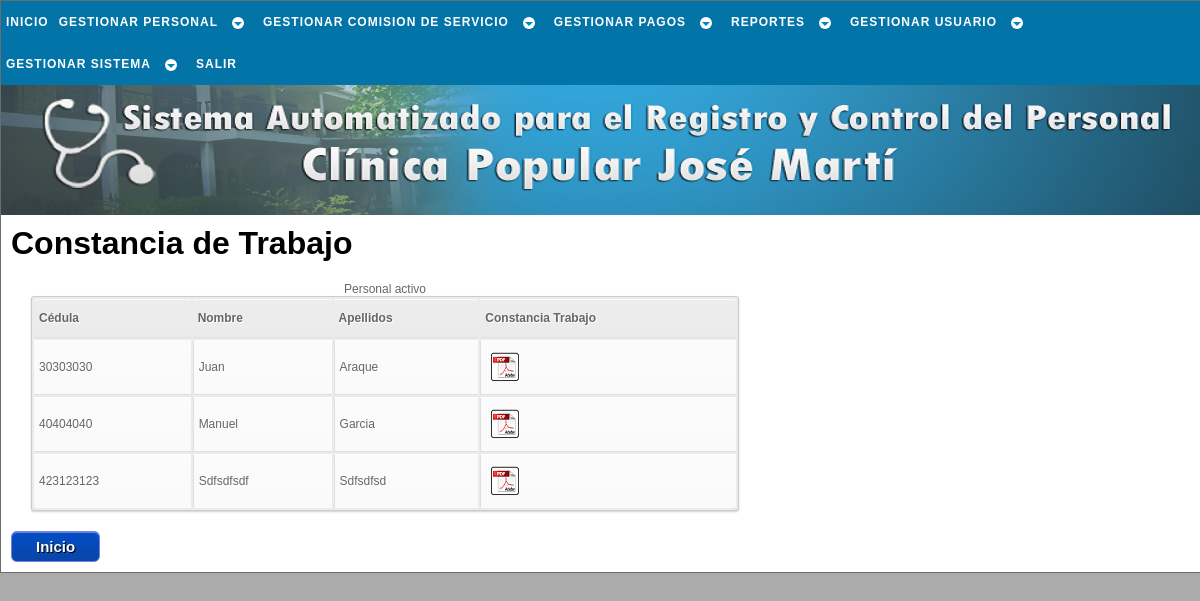
Page /php/reporte/gen_const_a.php (signed in) on the earlier database version.
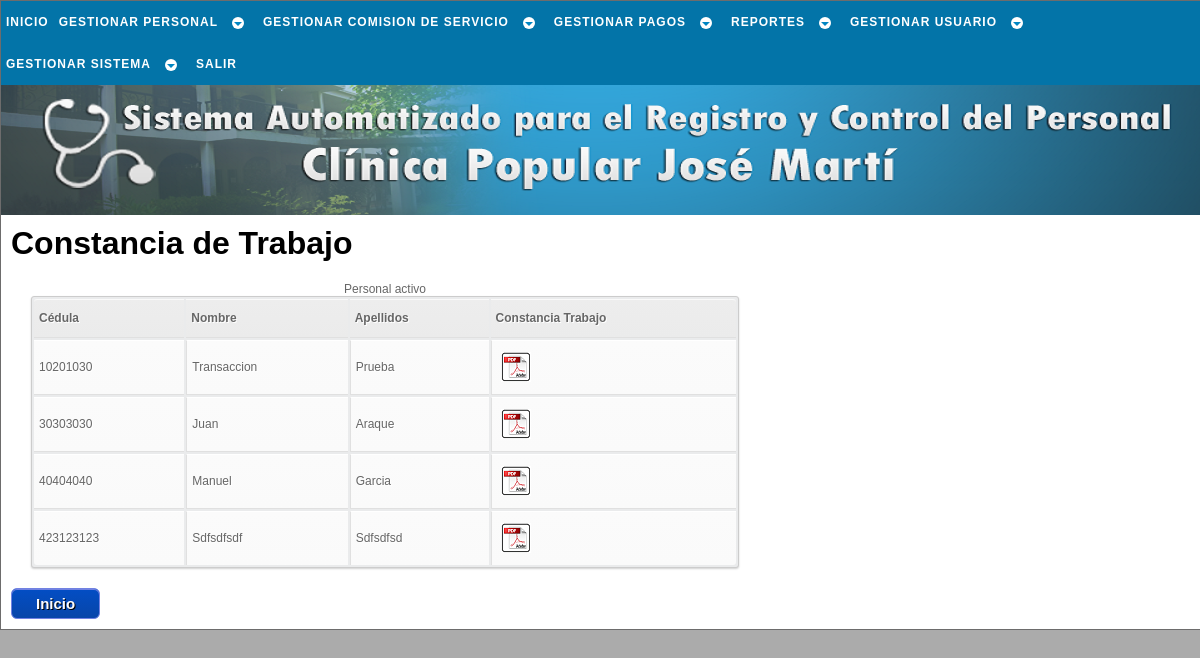
Same page on the later database version.
### tables this page shows
CREATE TABLE `trabajador` (
  `cedula` int(12) NOT NULL,
  `nombre` varchar(30) NOT NULL,
  `apellido` varchar(30) NOT NULL,
  `ciudadania` varchar(15) NOT NULL,
  `pasaporte` varchar(30) NOT NULL,
  `libreta_militr` varchar(30) NOT NULL,
  `fe_nac` date NOT NULL,
  `lug_nac` varchar(30) NOT NULL,
  `est_civil` varchar(15) NOT NULL,
  `nconyugue` varchar(50) NOT NULL,
  `estudia` int(1) NOT NULL,
  `direccion` varchar(50) NOT NULL,
  `telefono` varchar(12) NOT NULL,
  `telefono_em` varchar(12) NOT NULL,
  `estado` tinyint(1) NOT NULL,
  `actualizado` date NOT NULL,
  PRIMARY KEY (`cedula`)
);

### php/_sql/conslt_trabj_sql.php (called while the page is built, shortened)
<?php
	function conslt_trb($cnx_bd,$estado){
		$sql = "SELECT trabajador.cedula,nombre,apellido
				FROM trabajador
				JOIN laboral ON laboral.cedula = trabajador.cedula
				WHERE estado = $estado
				ORDER BY cedula
				ASC";
		$resultado = $cnx_bd->query($sql);
		return $resultado;
	}
?>

### php/reporte/gen_const_a.php (the view, shortened to what this page needs)
<!DOCTYPE html PUBLIC "-//W3C//DTD XHTML 1.1//EN" "http://www.w3.org/TR/xhtml11/DTD/xhtml11.dtd" />
<html xmlns="http://www.w3.org/1999/xhtml" xml:lang="es" lang="es" dir="ltr">
	<head>
		<link rel="stylesheet" href="../../css/estilo.css" type="text/css" media="screen" />
    </head>
	<body>
		<div id="cuerpo">
			<div id="menu">
				<div id="cssmenu">
					<?php include('../_menu/menu_reporte.php'); ?>
				</div>
			</div>
			<div id="inicio">
			</div>
			<div id="pagina">
				<?php
					$cnx_bd = conexion();
					include('../_sql/conslt_trabj_sql.php');
					$trb_actv = conslt_trb($cnx_bd,1);
				?>
				<h1>Constancia de Trabajo</h1>
				<table id="tabla">
					<caption>Personal activo</caption>
					<tr>
						<th>Cédula</th>
						<th>Nombre</th>
						<th>Apellidos</th>
						<th>Constancia Trabajo</th>
					</tr>
					<?php
					if ($trb_actv->num_rows < 1) {
					?>
					<tr>
						<td colspan="4">No hay Personal Activo registrado</td>
					</tr>
					<?php
					}else{
						while ($fila = $trb_actv->fetch_object()){
					?>
							<tr>
								<td><?=$fila->cedula?></td>
								<td><?=$fila->nombre?></td>
								<td><?=$fila->apellido?></td>
								<td>
									<div class="izq">
										<a href= "gen_const_b.php?c=<?=$fila->cedula?>" class="constancia" title="Click para generar constancia de trabajo">Constancia</a>
									</div>
								</td>
							</tr>
					<?php
						}
					}
					?>
				</table>
				<a href="../inicio.php" class="enlaceboton" title="Click para ir al inicio de SACLIPOP">Inicio</a>
			</div>
		</div>
	</body>
</html>

Differences in the rows shown:
added trabajador: cedula "10201030", nombre "Transaccion", apellido "Prueba"
